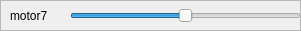
       <widget class="QFrame" name="frame_20">
        <property name="geometry">
         <rect>
          <x>0</x>
          <y>450</y>
          <width>301</width>
          <height>31</height>
         </rect>
        </property>
        <property name="frameShape">
         <enum>QFrame::StyledPanel</enum>
        </property>
        <property name="frameShadow">
         <enum>QFrame::Raised</enum>
        </property>
        <widget class="QSlider" name="motor7">
         <property name="geometry">
          <rect>
           <x>70</x>
           <y>0</y>
           <width>231</width>
           <height>31</height>
          </rect>
         </property>
         <property name="minimum">
          <number>-50</number>
         </property>
         <property name="maximum">
          <number>50</number>
         </property>
         <property name="orientation">
          <enum>Qt::Horizontal</enum>
         </property>
        </widget>
        <widget class="QLabel" name="label_19">
         <property name="geometry">
          <rect>
           <x>10</x>
           <y>0</y>
           <width>91</width>
           <height>31</height>
          </rect>
         </property>
         <property name="text">
          <string>motor7</string>
         </property>
        </widget>
        <widget class="QFrame" name="frame_21">
         <property name="geometry">
          <rect>
           <x>40</x>
           <y>30</y>
           <width>301</width>
           <height>31</height>
          </rect>
         </property>
         <property name="frameShape">
          <enum>QFrame::StyledPanel</enum>
         </property>
         <property name="frameShadow">
          <enum>QFrame::Raised</enum>
         </property>
         <widget class="QSlider" name="horizontalSlider_14">
          <property name="geometry">
           <rect>
            <x>70</x>
            <y>0</y>
            <width>231</width>
            <height>31</height>
           </rect>
          </property>
          <property name="orientation">
           <enum>Qt::Horizontal</enum>
          </property>
         </widget>
         <widget class="QLabel" name="label_20">
          <property name="geometry">
           <rect>
            <x>10</x>
            <y>0</y>
            <width>91</width>
            <height>31</height>
           </rect>
          </property>
          <property name="text">
           <string>motor0</string>
          </property>
         </widget>
        </widget>
       </widget>
